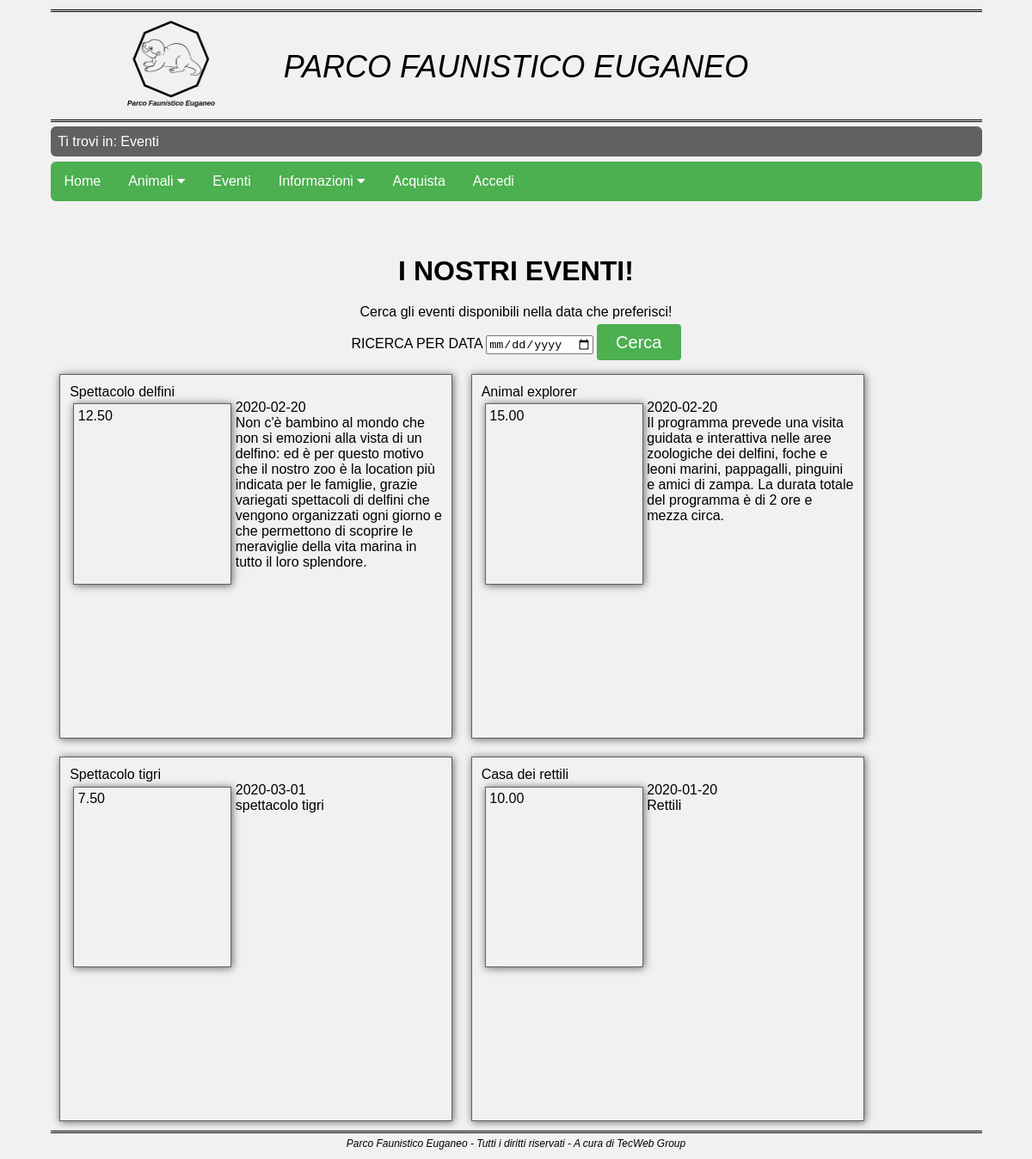
Screenshot of /PAGES/eventi.php with the database file from the repository.
### tables this page shows
CREATE TABLE IF NOT EXISTS Eventi (
    ID int(11) AUTO_INCREMENT,
    Nome varchar(50),
    Prezzo decimal(5,2),
    Data date,
    Descrizione text,
    PRIMARY KEY(ID)
);

### PHP/api/fnQuery.php (called while the page is built, shortened)
<?php
function query($dbh, $sql, $params) {
	$params = $params ? $params : [];
	$status = false;
	$rows = null;
	$lastInsertId = null;
	$rowCount = null;
	$error = null;
	if ($dbh) {
		try {
			$sql_params = [];
			$sql_params_index_deleted = [];
			for ($sql_param_index = 0; $sql_param_index < count($params); $sql_param_index++) {
				if (isset($params[$sql_param_index])) {
					$sql_params[] = $params[$sql_param_index];
				} else {
					$sql_params_index_deleted[] = $sql_param_index;
				}
			}
			$stmt = $dbh->prepare($sql);
			$stmt->execute($sql_params);
			$rowCount = $stmt->rowCount();
			$rows = [];
			try {
				$rows = $stmt->fetchAll(PDO::FETCH_ASSOC);
				foreach ($rows as &$row) {
					$row = (Object) array_map(function($data) {
						return isset($data) && $data && is_string($data) && !preg_match('!\S!u', $data) ? utf8_encode($data) : $data;
					}, $row);
				}
			} catch (Exception $e) {
			}
			$lastInsertId = $dbh->lastInsertId();
			$status = true;
		} catch (PDOException $e) {
			$error = $e->getMessage() . "\n\r\n\rMore info: \n\rSQL:\n\r\n\r$sql\n\rParams:\n\r" . json_encode($params);
		} catch (Exception $e) {
			$error = $e->getMessage();
		}
	} else {
		$error = "dbh is null";
	}
	return (Object) [
		"status"		=> $status
		,"rows"			=> $rows
		,"lastInsertId"	=> $lastInsertId
		,"rowCount"		=> $rowCount
		,"error"		=> $error
	];
}
?>

### PAGES/eventi.php (the view)
<?php
require_once "../PHP/modulesInit.php";
require("../PHP/config/config.php");
require("../PHP/api/fnQuery.php");
$output = file_get_contents("../HTML/eventi.html");
$output = str_replace('<a href="eventi.php">','</a>',$output);
$output = str_replace("<menu></menu>",modulesInit::menu(),$output);
$output = str_replace("<breadcrumb></breadcrumb>",modulesInit::breadcrumb("Eventi"),$output);
$result ='';
if($dbh) {
    if(isset($_POST['cercaData'])) {
        $data = $_POST['cercaData'];
        $sql = "SELECT * FROM Eventi
        WHERE Data LIKE '{$data}%'";
        $query=query($dbh,$sql,$data);
    }
    else {
    $params = array();
    $sql = "SELECT * FROM Eventi";
    $query=query($dbh,$sql,$params);
    }
    if ($query->status) {
        if ($query->rows && count($query->rows) > 0) {
            $result = "<div id=\"risultatiEventi\">";
            foreach($query->rows as $eventi) {
                $result .= "<div class=\"containerEventi\">
                            <div class=\"nomeEvento\">".$eventi->Nome."</div>
                            <div class=\"containerEventi\">".$eventi->Prezzo."</div>
                            <div class=\"dataEvento\">".$eventi->Data."</div>
                            <div class=\"descrizioneEventio\">".$eventi->Descrizione."</div>
                            </div>";
            }
            $result .= "</dl>";
        }
        else {
            $result = "Nessun evento disponibile nel giorno selezionato";
        }
    }
    else {
        $result = "<p class=\"msgErr\">La query non è andata a buon fine&period;</p><p class=\"msgErr\">Per favore&comma; riprova&period;</p>";
    }
}
else {
    $result = "<p class=\"msgErr\">Connessione al database degli eventi fallita&period;</p><p class=\"msgErr\">Per favore&comma; riprova&period;</p>";
}
$output = str_replace("<eventiselezionati/>",$result,$output);
echo $output;
?>

### PHP/modulesInit.php (shortened to what this page needs)
<?php
	class modulesInit{
		public static function breadcrumb(...$sequenza){
			$breadcrumb = "Ti trovi in&colon; ";
			foreach($sequenza as $element){
				$breadcrumb .= "$element ";
			}
			return "<p class=\"map-position\">$breadcrumb</p>";
		}
		public static function menu(){
			$menu_form = '<div id="menu">'."\n"
						.'  <a class="menuItem" href="home.php">Home</a>'."\n"
						.'  <div class="closeMenu">'."\n"
						.'	  <div id="chiudiMenu">'."\n"
						.'	  </div>'."\n"
						.'  </div>'."\n"
						.'  <div class="dropdown menuItem">'."\n"
						.'	  <a class="dropbtn" href="animali.php">Animali'."\n"
						.'		 <i class="fa fa-caret-down"></i>'."\n"
						.'	  </a>'."\n"
						.'	  <div class="dropdown-content">'."\n"
						.'		  <a href="animali.php">Tutti gli animali</a>'."\n"
						.'		  <a href="cuccioli.php">I cuccioli</a>'."\n"
						.'	  </div>'."\n"
						.'  </div>'."\n"
						.'  <a class="menuItem" href="eventi.php">Eventi</a>'."\n"
						.'  <div class="dropdown menuItem">'."\n"
						.'	  <a href="info.php" class="dropbtn">Informazioni'."\n"
						.'		 <i class="fa fa-caret-down"></i>'."\n"
						.'	  </a>'."\n"
						.'	  <div class="dropdown-content">'."\n"
						.'		  <a href="info.php#contatti">Contatti</a>'."\n"
						.'	  </div>'."\n"
						.'  </div>'."\n"
						.'  <a class="menuItem" href="acquista.php">Acquista</a>'."\n";
			if(isset($_SESSION["logged"]) && $_SESSION["logged"]->status == 2) {
				if($_SESSION['admin'] == 1) {
					$menu_form .= '<a class="menuItem" href="areaPrivata.php?pageName=principale">Pannello Amministratore</a>'."\n";
				} else {
					$menu_form .= '<a class="menuItem" href="areaPrivata.php?pageName=principale">Area Personale</a>'."\n";
				}
				$menu_form .= '<a class="menuItem" href="../PHP/login/logout.php">Logout</a>'."\n";
			} else {
				$menu_form .= '   <a class="menuItem" href="login.php">Accedi</a>'."\n";
			}
			$menu_form .= '   <a href="javascript:void(0);" class="icon" onclick="myFunction()"></a>'."\n";
			$menu_form .= '</div>'."\n";
			return $menu_form;
		}
	}
?>

### CSS/cssGenerale.css (style rules this page uses)
* { margin: auto; }
html, body { font-family: Verdana, Arial, Helvetica, sans-serif; font-size: 100%; max-width: 95%; margin: auto; padding: 0; }
body { background-color: #f1f1f1; }
a { text-decoration: none; }
.titolo { text-align: center; font-weight: bolder; display: block; padding: 20px; font-size: 2em; }
.map-position { background: #616161; padding: 0.8%; color: #FFFFFF; margin: 0.5% 0 0.5% 0; border-radius: 6px 6px 6px 6px; -moz-border-radius: 6px 6px 6px 6px; -webkit-border-radius: 6px 6px 6px 6px; }
#header a { color: #000000; text-decoration: none; }
#header { font-size: 100%; max-width: 100%; margin: 1% 0 0 0; border-top: 3px double #000000; border-bottom: 3px double #000000; overflow: auto; }
.logoHeader { float: left; width: 10%; height: auto; margin-left: 8%; }
#header .nomeSito { font-family: Verdana, Arial, Helvetica, sans-serif; font-size: 3vw; font-style: italic; text-align: center; color: #000000; padding-top: 4%; margin-right: 18%; }
#footer { text-align: center; max-width: 100%; margin: 0.5% 0; border-top: 3px double #000000; overflow: auto; clear: both; }
.parFooter { font-size: 1vw; font-style: italic; text-align: center; padding: 0.5%; }
input[type=submit] { background-color: #4CAF50; color: #FFFFFF; padding: 12px 16px; border: none; border-radius: 4px; cursor: pointer; font-size: 20px; margin-top: 10px;; }

### CSS/menu.css (style rules this page uses)
#menu { background-color: #4CAF50 !important; padding: 0%; overflow: hidden; margin-bottom: 4%; border-radius: 6px 6px 6px 6px; -moz-border-radius: 6px 6px 6px 6px; -webkit-border-radius: 6px 6px 6px 6px; }
*.menuItem { float: left; }
#menu a { color:white; }
a.menuItem, .dropdown-content a, .dropbtn { display: inline-block; text-align: center; padding: 14px 16px; }
div.dropdown { display: inline-block; }

### CSS/Eventi.css (style rules this page uses)
.containerEventi { width: 40%; padding: 1%; margin: 1%; float: left; border: 1px solid#616161; height: 50%; -webkit-box-shadow: 1px 1px 9px 0px rgba(97,97,97,1); -moz-box-shadow: 1px 1px 9px 0px rgba(97,97,97,1); box-shadow: 1px 1px 9px 0px rgba(97,97,97,1); }
#filtroEventi { width: 90%; text-align: center; }
#inviaRicerca { width: 10%; background-color: #4CAF50; color: white; padding: 1% 1.1%; margin: 0.5% 0; border: none; border-radius: 4px; cursor: pointer; }

### rows the page displays
eventi: Nome "Spettacolo delfini", Prezzo "12.50", Data "2020-02-20", Descrizione "Non c'è bambino al mondo che non si emozioni alla vista di un delfino: ed è per questo motivo che il nostro zoo è la location più indicata per le famiglie, grazie variegati spettacoli di delfini che vengono organizzati ogni giorno e che permettono di scoprire le meraviglie della vita marina in tutto il loro splendore."
eventi: Nome "Animal explorer", Prezzo "15.00", Data "2020-02-20", Descrizione "Il programma prevede una visita guidata e interattiva nelle aree zoologiche dei delfini, foche e leoni marini, pappagalli, pinguini e amici di zampa. La durata totale del programma è di 2 ore e mezza circa."
eventi: Nome "Spettacolo tigri", Prezzo "7.50", Data "2020-03-01", Descrizione "spettacolo tigri"
eventi: Nome "Casa dei rettili", Prezzo "10.00", Data "2020-01-20", Descrizione "Rettili"

### other values shown
$breadcrumb "Ti trovi in: Eventi"
